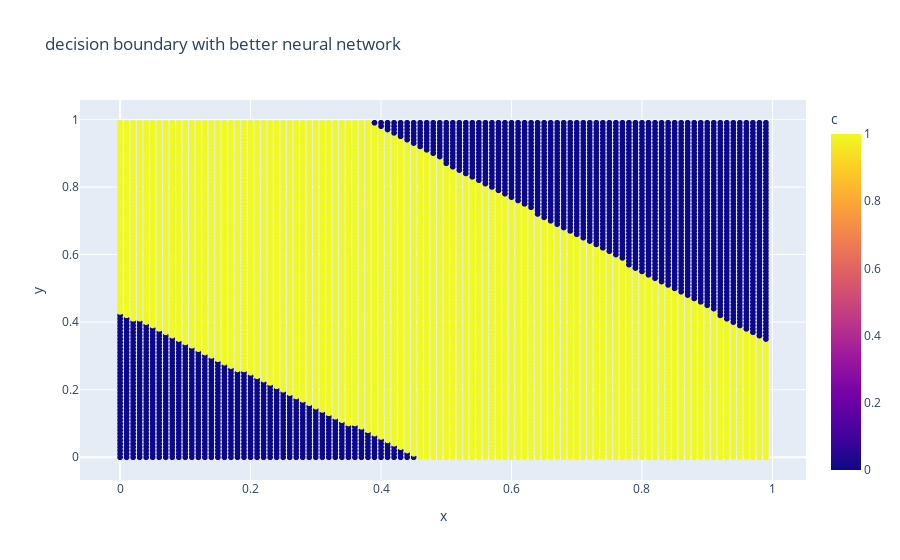

Notebook cell for this chart:
### Code cell
fig = px.scatter(data3, x="x", y="y",  color="c", title="decision boundary with better neural network")
fig.show()

### Figure 1 — Plotly figure (JSON) as saved in the notebook; plotly's stock layout.template omitted (floating-point values rounded to 4 significant figures; data arrays with more than 128 entries replaced by an {"elided": "..."} marker saying what was removed)
{"data": [{"hovertemplate": "x=%{x}<br>y=%{y}<br>c=%{marker.color}<extra></extra>", "legendgroup": "", "marker": {"color": {"elided": "10000 int values"}, "coloraxis": "coloraxis", "symbol": "circle"}, "mode": "markers", "name": "", "showlegend": false, "type": "scattergl", "x": {"elided": "10000 float values"}, "xaxis": "x", "y": {"elided": "10000 float values"}, "yaxis": "y"}], "layout": {"coloraxis": {"colorbar": {"title": {"text": "c"}}, "colorscale": [[0, "#0d0887"], [0.1111, "#46039f"], [0.2222, "#7201a8"], [0.3333, "#9c179e"], [0.4444, "#bd3786"], [0.5556, "#d8576b"], [0.6667, "#ed7953"], [0.7778, "#fb9f3a"], [0.8889, "#fdca26"], [1, "#f0f921"]]}, "legend": {"tracegroupgap": 0}, "title": {"text": "decision boundary with better neural network"}, "xaxis": {"anchor": "y", "domain": [0, 1], "title": {"text": "x"}}, "yaxis": {"anchor": "x", "domain": [0, 1], "title": {"text": "y"}}}}
